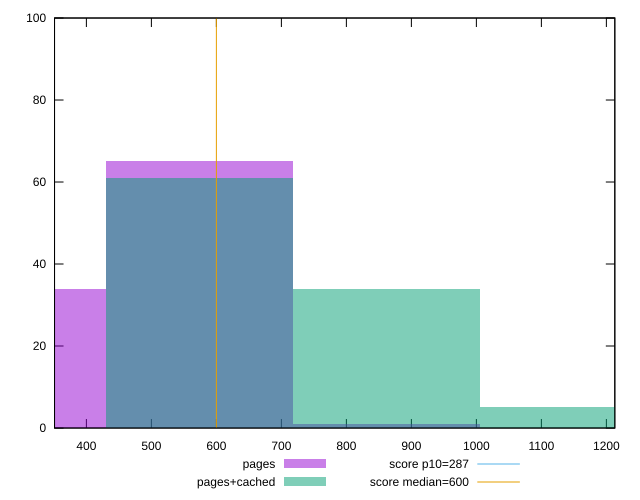

Write gnuplot code to recreate this figure.
reset

$pages <<EOF
574.5355416010751 65
287.26777080053756 34
861.8033124016126 1
EOF

$pagesCached <<EOF
574.5355416010751 61
1149.0710832021502 5
861.8033124016126 34
EOF

set key outside below
set boxwidth 287.26777080053756
set xrange [351:1213]
set yrange [0:100]
set trange [0:100]
set style fill transparent solid 0.5 noborder

set parametric
set terminal svg size 640, 500 enhanced background rgb 'white'
set output "report_00009_2021-02-08T22-37-41.559Z/total-blocking-time/comparison/histogram/0_vs_1.svg"

plot $pages title "pages" with boxes, \
     $pagesCached title "pages+cached" with boxes, \
     287,t title "score p10=287", \
     600,t title "score median=600"

reset
